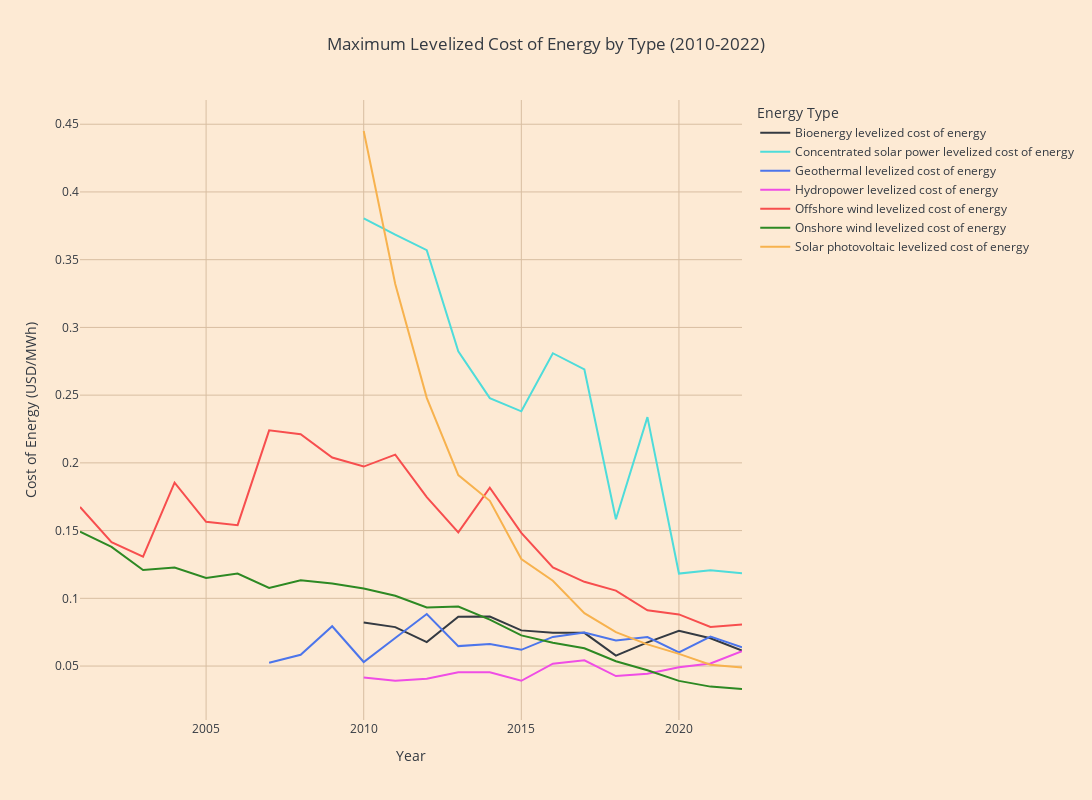

Notebook code for this chart:
### Markdown cell above
## Argument 2: De kosten van hernieuwbare energieen dalen

Over de afgelopen 23 jaar zien we dat de kosten van alle hernieuwbare energieen is gedaald. Van alle hernieuwbare energiebronnen zien we dat vooral de kosten van energie uit zonnepanelen zijn gedaald. Dit zou kunnen doordat de technologieen efficienter zijn geworden. Uit onderzoek (Roser, 2020) blijkt deze hypothese te kloppen; het aantal transistors per microchip is de afgelopen jaren exponentieel toegenomen waardoor zonnepanelen minder microchips

### Code cell
%run costs_sources.ipynb

### Figure 1 — Plotly figure (JSON) as saved in the notebook; plotly's stock layout.template omitted (floating-point values rounded to 4 significant figures)
{"data": [{"hovertemplate": "Energy Type=Bioenergy levelized cost of energy<br>Year=%{x}<br>Cost of Energy (USD/MWh)=%{y}<extra></extra>", "legendgroup": "Bioenergy levelized cost of energy", "line": {"color": "#343a42", "dash": "solid"}, "marker": {"symbol": "circle"}, "mode": "lines", "name": "Bioenergy levelized cost of energy", "orientation": "v", "showlegend": true, "type": "scatter", "x": [2001, 2002, 2003, 2004, 2005, 2006, 2007, 2008, 2009, 2010, 2011, 2012, 2013, 2014, 2015, 2016, 2017, 2018, 2019, 2020, 2021, 2022], "xaxis": "x", "y": [null, null, null, null, null, null, null, null, null, 0.08212, 0.07875, 0.06766, 0.08641, 0.08658, 0.07633, 0.07462, 0.07451, 0.0577, 0.06748, 0.07601, 0.07052, 0.06147], "yaxis": "y"}, {"hovertemplate": "Energy Type=Concentrated solar power levelized cost of energy<br>Year=%{x}<br>Cost of Energy (USD/MWh)=%{y}<extra></extra>", "legendgroup": "Concentrated solar power levelized cost of energy", "line": {"color": "#4edcda", "dash": "solid"}, "marker": {"symbol": "circle"}, "mode": "lines", "name": "Concentrated solar power levelized cost of energy", "orientation": "v", "showlegend": true, "type": "scatter", "x": [2001, 2002, 2003, 2004, 2005, 2006, 2007, 2008, 2009, 2010, 2011, 2012, 2013, 2014, 2015, 2016, 2017, 2018, 2019, 2020, 2021, 2022], "xaxis": "x", "y": [null, null, null, null, null, null, null, null, null, 0.3805, 0.3684, 0.357, 0.2824, 0.2478, 0.2381, 0.2809, 0.269, 0.1583, 0.2338, 0.1183, 0.1207, 0.1185], "yaxis": "y"}, {"hovertemplate": "Energy Type=Geothermal levelized cost of energy<br>Year=%{x}<br>Cost of Energy (USD/MWh)=%{y}<extra></extra>", "legendgroup": "Geothermal levelized cost of energy", "line": {"color": "#4c75eb", "dash": "solid"}, "marker": {"symbol": "circle"}, "mode": "lines", "name": "Geothermal levelized cost of energy", "orientation": "v", "showlegend": true, "type": "scatter", "x": [2001, 2002, 2003, 2004, 2005, 2006, 2007, 2008, 2009, 2010, 2011, 2012, 2013, 2014, 2015, 2016, 2017, 2018, 2019, 2020, 2021, 2022], "xaxis": "x", "y": [null, null, null, null, null, null, 0.0525, 0.05831, 0.07937, 0.05297, 0.07069, 0.08841, 0.06472, 0.06633, 0.06198, 0.07149, 0.07479, 0.06887, 0.07141, 0.06001, 0.07173, 0.06385], "yaxis": "y"}, {"hovertemplate": "Energy Type=Hydropower levelized cost of energy<br>Year=%{x}<br>Cost of Energy (USD/MWh)=%{y}<extra></extra>", "legendgroup": "Hydropower levelized cost of energy", "line": {"color": "#ef4de5", "dash": "solid"}, "marker": {"symbol": "circle"}, "mode": "lines", "name": "Hydropower levelized cost of energy", "orientation": "v", "showlegend": true, "type": "scatter", "x": [2001, 2002, 2003, 2004, 2005, 2006, 2007, 2008, 2009, 2010, 2011, 2012, 2013, 2014, 2015, 2016, 2017, 2018, 2019, 2020, 2021, 2022], "xaxis": "x", "y": [null, null, null, null, null, null, null, null, null, 0.04161, 0.03912, 0.0407, 0.04549, 0.04543, 0.03913, 0.05178, 0.05427, 0.04263, 0.04431, 0.04919, 0.05188, 0.06097], "yaxis": "y"}, {"hovertemplate": "Energy Type=Offshore wind levelized cost of energy<br>Year=%{x}<br>Cost of Energy (USD/MWh)=%{y}<extra></extra>", "legendgroup": "Offshore wind levelized cost of energy", "line": {"color": "#f74e4e", "dash": "solid"}, "marker": {"symbol": "circle"}, "mode": "lines", "name": "Offshore wind levelized cost of energy", "orientation": "v", "showlegend": true, "type": "scatter", "x": [2001, 2002, 2003, 2004, 2005, 2006, 2007, 2008, 2009, 2010, 2011, 2012, 2013, 2014, 2015, 2016, 2017, 2018, 2019, 2020, 2021, 2022], "xaxis": "x", "y": [0.1674, 0.1414, 0.1307, 0.1854, 0.1565, 0.154, 0.224, 0.2212, 0.2039, 0.1973, 0.2061, 0.1747, 0.1487, 0.1816, 0.1483, 0.1228, 0.1122, 0.1057, 0.09118, 0.0881, 0.07884, 0.08065], "yaxis": "y"}, {"hovertemplate": "Energy Type=Onshore wind levelized cost of energy<br>Year=%{x}<br>Cost of Energy (USD/MWh)=%{y}<extra></extra>", "legendgroup": "Onshore wind levelized cost of energy", "line": {"color": "#2d8923", "dash": "solid"}, "marker": {"symbol": "circle"}, "mode": "lines", "name": "Onshore wind levelized cost of energy", "orientation": "v", "showlegend": true, "type": "scatter", "x": [2001, 2002, 2003, 2004, 2005, 2006, 2007, 2008, 2009, 2010, 2011, 2012, 2013, 2014, 2015, 2016, 2017, 2018, 2019, 2020, 2021, 2022], "xaxis": "x", "y": [0.1492, 0.1379, 0.1208, 0.1227, 0.115, 0.1183, 0.1077, 0.1133, 0.111, 0.1072, 0.1019, 0.09328, 0.09389, 0.0843, 0.07263, 0.06726, 0.06313, 0.05358, 0.04694, 0.03906, 0.03482, 0.03306], "yaxis": "y"}, {"hovertemplate": "Energy Type=Solar photovoltaic levelized cost of energy<br>Year=%{x}<br>Cost of Energy (USD/MWh)=%{y}<extra></extra>", "legendgroup": "Solar photovoltaic levelized cost of energy", "line": {"color": "#f7b24e", "dash": "solid"}, "marker": {"symbol": "circle"}, "mode": "lines", "name": "Solar photovoltaic levelized cost of energy", "orientation": "v", "showlegend": true, "type": "scatter", "x": [2001, 2002, 2003, 2004, 2005, 2006, 2007, 2008, 2009, 2010, 2011, 2012, 2013, 2014, 2015, 2016, 2017, 2018, 2019, 2020, 2021, 2022], "xaxis": "x", "y": [null, null, null, null, null, null, null, null, null, 0.445, 0.332, 0.248, 0.191, 0.172, 0.129, 0.113, 0.089, 0.075, 0.066, 0.059, 0.051, 0.049], "yaxis": "y"}], "layout": {"height": 800, "legend": {"title": {"text": "Energy Type"}, "tracegroupgap": 0}, "title": {"text": "Maximum Levelized Cost of Energy by Type (2010-2022)"}, "width": 1500, "xaxis": {"anchor": "y", "domain": [0, 1], "title": {"text": "Year"}}, "yaxis": {"anchor": "x", "domain": [0, 1], "title": {"text": "Cost of Energy (USD/MWh)"}}}}
